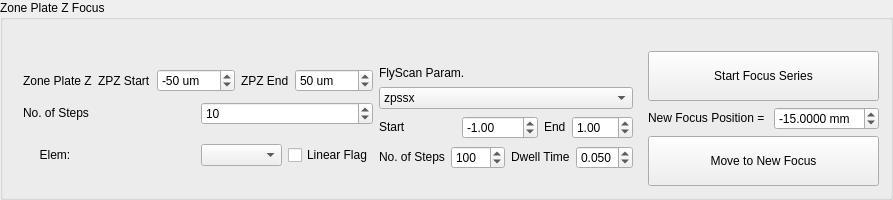
             <widget class="QGroupBox" name="groupBox_24">
              <property name="sizePolicy">
               <sizepolicy hsizetype="Preferred" vsizetype="Fixed">
                <horstretch>0</horstretch>
                <verstretch>0</verstretch>
               </sizepolicy>
              </property>
              <property name="title">
               <string>Zone Plate Z Focus</string>
              </property>
              <layout class="QGridLayout" name="gridLayout_46">
               <item row="0" column="0">
                <widget class="QLabel" name="label_135">
                 <property name="sizePolicy">
                  <sizepolicy hsizetype="Preferred" vsizetype="Fixed">
                   <horstretch>0</horstretch>
                   <verstretch>0</verstretch>
                  </sizepolicy>
                 </property>
                 <property name="text">
                  <string/>
                 </property>
                </widget>
               </item>
               <item row="1" column="0">
                <layout class="QGridLayout" name="gridLayout_24">
                 <item row="0" column="0">
                  <widget class="QWidget" name="widget_4" native="true">
                   <layout class="QGridLayout" name="gridLayout_25">
                    <item row="0" column="0">
                     <layout class="QVBoxLayout" name="verticalLayout_31">
                      <item>
                       <layout class="QHBoxLayout" name="horizontalLayout_63">
                        <item>
                         <widget class="QLabel" name="label_76">
                          <property name="text">
                           <string>Zone Plate Z</string>
                          </property>
                         </widget>
                        </item>
                        <item>
                         <widget class="QLabel" name="label_100">
                          <property name="toolTip">
                           <string>relative start pos</string>
                          </property>
                          <property name="text">
                           <string>ZPZ Start</string>
                          </property>
                         </widget>
                        </item>
                        <item>
                         <widget class="QSpinBox" name="sb_ZPZ1RelativeStart">
                          <property name="sizePolicy">
                           <sizepolicy hsizetype="Preferred" vsizetype="Fixed">
                            <horstretch>0</horstretch>
                            <verstretch>0</verstretch>
                           </sizepolicy>
                          </property>
                          <property name="suffix">
                           <string> um</string>
                          </property>
                          <property name="minimum">
                           <number>-1000</number>
                          </property>
                          <property name="maximum">
                           <number>1000</number>
                          </property>
                          <property name="singleStep">
                           <number>10</number>
                          </property>
                          <property name="value">
                           <number>-50</number>
                          </property>
                         </widget>
                        </item>
                        <item>
                         <layout class="QHBoxLayout" name="horizontalLayout_65">
                          <item>
                           <widget class="QLabel" name="label_102">
                            <property name="toolTip">
                             <string>relative end pos</string>
                            </property>
                            <property name="text">
                             <string>ZPZ End</string>
                            </property>
                           </widget>
                          </item>
                          <item>
                           <widget class="QSpinBox" name="sb_ZPZ1RelativeEnd">
                            <property name="sizePolicy">
                             <sizepolicy hsizetype="Preferred" vsizetype="Fixed">
                              <horstretch>0</horstretch>
                              <verstretch>0</verstretch>
                             </sizepolicy>
                            </property>
                            <property name="suffix">
                             <string> um</string>
                            </property>
                            <property name="minimum">
                             <number>-1000</number>
                            </property>
                            <property name="maximum">
                             <number>1000</number>
                            </property>
                            <property name="singleStep">
                             <number>10</number>
                            </property>
                            <property name="value">
                             <number>50</number>
                            </property>
                           </widget>
                          </item>
                         </layout>
                        </item>
                       </layout>
                      </item>
                      <item>
                       <layout class="QHBoxLayout" name="horizontalLayout_69">
                        <item>
                         <widget class="QLabel" name="label_106">
                          <property name="sizePolicy">
                           <sizepolicy hsizetype="Preferred" vsizetype="Fixed">
                            <horstretch>0</horstretch>
                            <verstretch>0</verstretch>
                           </sizepolicy>
                          </property>
                          <property name="text">
                           <string>No. of Steps</string>
                          </property>
                         </widget>
                        </item>
                        <item>
                         <widget class="QSpinBox" name="sb_ZPZ1Steps">
                          <property name="sizePolicy">
                           <sizepolicy hsizetype="Preferred" vsizetype="Fixed">
                            <horstretch>0</horstretch>
                            <verstretch>0</verstretch>
                           </sizepolicy>
                          </property>
                          <property name="suffix">
                           <string/>
                          </property>
                          <property name="minimum">
                           <number>1</number>
                          </property>
                          <property name="maximum">
                           <number>1000</number>
                          </property>
                          <property name="singleStep">
                           <number>5</number>
                          </property>
                          <property name="value">
                           <number>10</number>
                          </property>
                         </widget>
                        </item>
                       </layout>
                      </item>
                     </layout>
                    </item>
                    <item row="0" column="1" rowspan="2">
                     <layout class="QVBoxLayout" name="verticalLayout_39">
                      <item>
                       <widget class="QLabel" name="label_77">
                        <property name="sizePolicy">
                         <sizepolicy hsizetype="Preferred" vsizetype="Fixed">
                          <horstretch>0</horstretch>
                          <verstretch>0</verstretch>
                         </sizepolicy>
                        </property>
                        <property name="text">
                         <string>FlyScan Param.</string>
                        </property>
                       </widget>
                      </item>
                      <item>
                       <widget class="QComboBox" name="cb_foucsScanMotor">
                        <item>
                         <property name="text">
                          <string>zpssx</string>
                         </property>
                        </item>
                        <item>
                         <property name="text">
                          <string>zpssy</string>
                         </property>
                        </item>
                        <item>
                         <property name="text">
                          <string>zpssz</string>
                         </property>
                        </item>
                       </widget>
                      </item>
                      <item>
                       <layout class="QHBoxLayout" name="horizontalLayout_62">
                        <item>
                         <widget class="QLabel" name="label_99">
                          <property name="sizePolicy">
                           <sizepolicy hsizetype="Preferred" vsizetype="Fixed">
                            <horstretch>0</horstretch>
                            <verstretch>0</verstretch>
                           </sizepolicy>
                          </property>
                          <property name="text">
                           <string>Start</string>
                          </property>
                         </widget>
                        </item>
                        <item>
                         <widget class="QDoubleSpinBox" name="sb_FocusScanMtrStart">
                          <property name="sizePolicy">
                           <sizepolicy hsizetype="Preferred" vsizetype="Fixed">
                            <horstretch>0</horstretch>
                            <verstretch>0</verstretch>
                           </sizepolicy>
                          </property>
                          <property name="minimum">
                           <double>-15.000000000000000</double>
                          </property>
                          <property name="maximum">
                           <double>15.000000000000000</double>
                          </property>
                          <property name="value">
                           <double>-1.000000000000000</double>
                          </property>
                         </widget>
                        </item>
                        <item>
                         <layout class="QHBoxLayout" name="horizontalLayout_64">
                          <item>
                           <widget class="QLabel" name="label_101">
                            <property name="sizePolicy">
                             <sizepolicy hsizetype="Preferred" vsizetype="Fixed">
                              <horstretch>0</horstretch>
                              <verstretch>0</verstretch>
                             </sizepolicy>
                            </property>
                            <property name="text">
                             <string>End</string>
                            </property>
                           </widget>
                          </item>
                          <item>
                           <widget class="QDoubleSpinBox" name="sb_FocusScanMtrEnd">
                            <property name="sizePolicy">
                             <sizepolicy hsizetype="Preferred" vsizetype="Fixed">
                              <horstretch>0</horstretch>
                              <verstretch>0</verstretch>
                             </sizepolicy>
                            </property>
                            <property name="minimum">
                             <double>-15.000000000000000</double>
                            </property>
                            <property name="maximum">
                             <double>15.000000000000000</double>
                            </property>
                            <property name="value">
                             <double>1.000000000000000</double>
                            </property>
                           </widget>
                          </item>
                         </layout>
                        </item>
                       </layout>
                      </item>
                      <item>
                       <layout class="QHBoxLayout" name="horizontalLayout_68">
                        <item>
                         <widget class="QLabel" name="label_105">
                          <property name="sizePolicy">
                           <sizepolicy hsizetype="Preferred" vsizetype="Fixed">
                            <horstretch>0</horstretch>
                            <verstretch>0</verstretch>
                           </sizepolicy>
                          </property>
                          <property name="text">
                           <string>No. of Steps</string>
                          </property>
                         </widget>
                        </item>
                        <item>
                         <widget class="QSpinBox" name="sb_FocusScanMtrStep">
                          <property name="sizePolicy">
                           <sizepolicy hsizetype="Preferred" vsizetype="Fixed">
                            <horstretch>0</horstretch>
                            <verstretch>0</verstretch>
                           </sizepolicy>
                          </property>
                          <property name="suffix">
                           <string/>
                          </property>
                          <property name="minimum">
                           <number>10</number>
                          </property>
                          <property name="maximum">
                           <number>1000</number>
                          </property>
                          <property name="singleStep">
                           <number>50</number>
                          </property>
                          <property name="value">
                           <number>100</number>
                          </property>
                         </widget>
                        </item>
                        <item>
                         <layout class="QHBoxLayout" name="horizontalLayout_11">
                          <item>
                           <widget class="QLabel" name="label_118">
                            <property name="sizePolicy">
                             <sizepolicy hsizetype="Preferred" vsizetype="Fixed">
                              <horstretch>0</horstretch>
                              <verstretch>0</verstretch>
                             </sizepolicy>
                            </property>
                            <property name="text">
                             <string>Dwell Time</string>
                            </property>
                           </widget>
                          </item>
                          <item>
                           <widget class="QDoubleSpinBox" name="dsb_FocusScanDwell">
                            <property name="sizePolicy">
                             <sizepolicy hsizetype="Preferred" vsizetype="Fixed">
                              <horstretch>0</horstretch>
                              <verstretch>0</verstretch>
                             </sizepolicy>
                            </property>
                            <property name="decimals">
                             <number>3</number>
                            </property>
                            <property name="minimum">
                             <double>0.005000000000000</double>
                            </property>
                            <property name="maximum">
                             <double>0.500000000000000</double>
                            </property>
                            <property name="singleStep">
                             <double>0.010000000000000</double>
                            </property>
                            <property name="value">
                             <double>0.050000000000000</double>
                            </property>
                           </widget>
                          </item>
                         </layout>
                        </item>
                       </layout>
                      </item>
                     </layout>
                    </item>
                    <item row="1" column="0">
                     <layout class="QGridLayout" name="gridLayout_67">
                      <item row="0" column="0">
                       <widget class="QLabel" name="label_97">
                        <property name="sizePolicy">
                         <sizepolicy hsizetype="Preferred" vsizetype="Fixed">
                          <horstretch>0</horstretch>
                          <verstretch>0</verstretch>
                         </sizepolicy>
                        </property>
                        <property name="text">
                         <string>     Elem:  </string>
                        </property>
                       </widget>
                      </item>
                      <item row="0" column="1">
                       <layout class="QGridLayout" name="gridLayout_60">
                        <item row="0" column="0">
                         <widget class="QComboBox" name="cb_zp_focus_elem"/>
                        </item>
                        <item row="0" column="1">
                         <widget class="QCheckBox" name="cb_linearFlag_zpFocus">
                          <property name="text">
                           <string>Linear Flag</string>
                          </property>
                         </widget>
                        </item>
                       </layout>
                      </item>
                     </layout>
                    </item>
                   </layout>
                  </widget>
                 </item>
                 <item row="0" column="1">
                  <layout class="QVBoxLayout" name="verticalLayout_6">
                   <item>
                    <widget class="QPushButton" name="pb_ZPZFocusScanStart">
                     <property name="sizePolicy">
                      <sizepolicy hsizetype="Preferred" vsizetype="Fixed">
                       <horstretch>0</horstretch>
                       <verstretch>0</verstretch>
                      </sizepolicy>
                     </property>
                     <property name="text">
                      <string>
Start Focus Series
</string>
                     </property>
                    </widget>
                   </item>
                   <item>
                    <layout class="QHBoxLayout" name="horizontalLayout_33">
                     <item>
                      <widget class="QLabel" name="label_56">
                       <property name="sizePolicy">
                        <sizepolicy hsizetype="Preferred" vsizetype="Fixed">
                         <horstretch>0</horstretch>
                         <verstretch>0</verstretch>
                        </sizepolicy>
                       </property>
                       <property name="text">
                        <string>New Focus Position = </string>
                       </property>
                      </widget>
                     </item>
                     <item>
                      <widget class="QDoubleSpinBox" name="dsb_ZPZ1TargetPos">
                       <property name="sizePolicy">
                        <sizepolicy hsizetype="Preferred" vsizetype="Fixed">
                         <horstretch>0</horstretch>
                         <verstretch>0</verstretch>
                        </sizepolicy>
                       </property>
                       <property name="suffix">
                        <string> mm</string>
                       </property>
                       <property name="decimals">
                        <number>4</number>
                       </property>
                       <property name="minimum">
                        <double>-100.000000000000000</double>
                       </property>
                       <property name="maximum">
                        <double>20.000000000000000</double>
                       </property>
                       <property name="value">
                        <double>-15.000000000000000</double>
                       </property>
                      </widget>
                     </item>
                    </layout>
                   </item>
                   <item>
                    <widget class="QPushButton" name="pb_MoveZPZ1AbsPos">
                     <property name="sizePolicy">
                      <sizepolicy hsizetype="Minimum" vsizetype="Fixed">
                       <horstretch>0</horstretch>
                       <verstretch>0</verstretch>
                      </sizepolicy>
                     </property>
                     <property name="text">
                      <string>
Move to New Focus
</string>
                     </property>
                    </widget>
                   </item>
                  </layout>
                 </item>
                </layout>
               </item>
              </layout>
             </widget>
